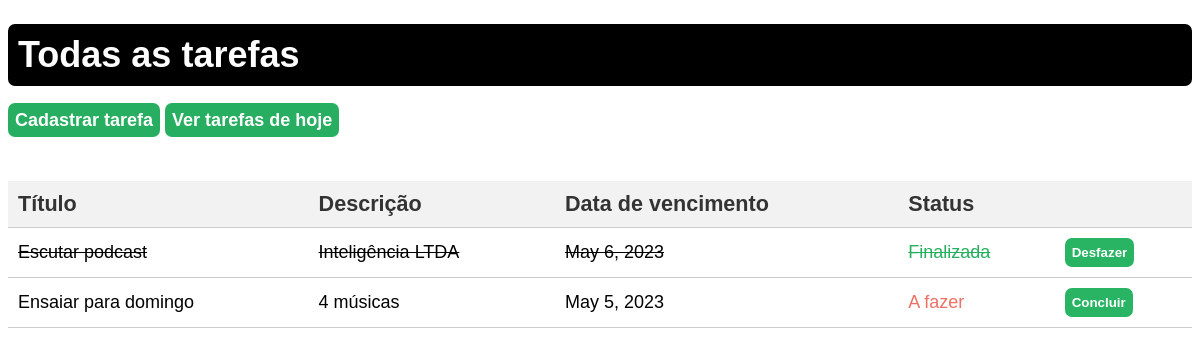
The page /tarefas/ on the database as committed earlier.
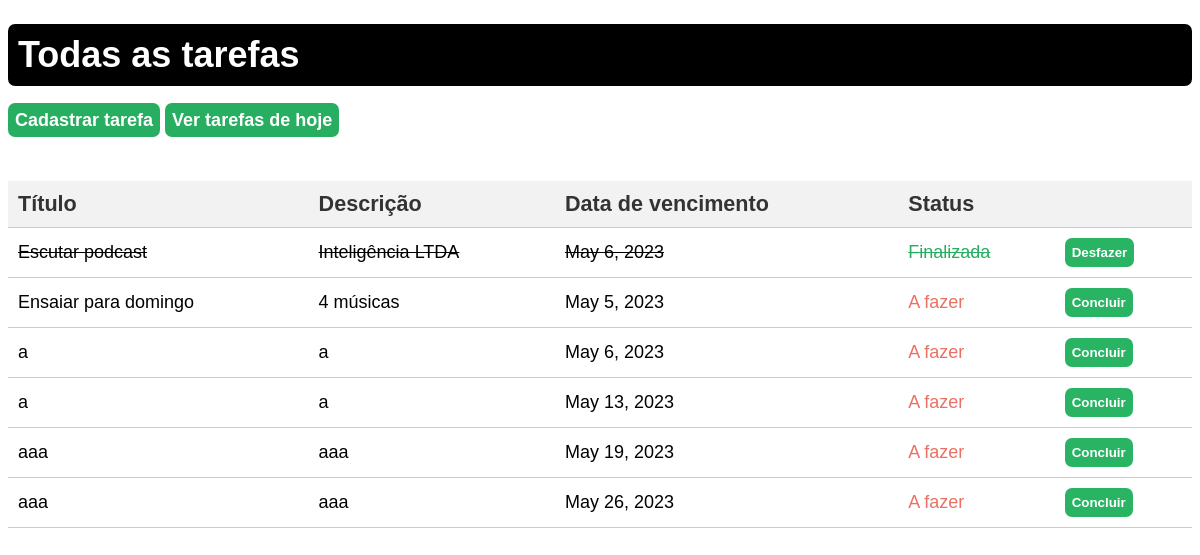
The same page on the database as committed later.
### tasksapp/models.py (models this page shows, shortened)
class TaskModel(models.Model):
    title = models.CharField(max_length=256)
    description = models.TextField(blank=True, null=True)
    due_date = models.DateField(blank=True, null=True)
    completed = models.BooleanField(default=False)

### tasksapp/views.py (the view)
# urls.py: path('tarefas/', views.all_tasks)
def all_tasks(request):
    tasks = TaskModel.objects.all()
    return render(request, 'tasksapp/tasks.html', {'tasks': tasks})

### tasksapp/templates/tasksapp/tasks.html (shortened to what this page needs)
<!DOCTYPE html>
<html>
    <head>
    </head>
    <body>
        <h1>Todas as tarefas</h1>
        <a href="/cadastro">Cadastrar tarefa</a>
        <a href="/">Ver tarefas de hoje</a>
        <table>
            <thead>
                <tr>
                    <th>Título</th>
                    <th>Descrição</th>
                    <th>Data de vencimento</th>
                    <th>Status</th>
                    <th></th>
                </tr>
            </thead>
            <tbody>
                {% for task in tasks %}
                    <tr>
                        {% if task.completed == True %}
                            <td class="done-task">{{ task.title }}</td>
                            <td class="done-task">{{ task.description }}</td>
                            <td class="done-task">{{ task.due_date }}</td>
                            <td class="done-task finished-status">Finalizada</td>
                            <td class="task-to-do undo-button"><button>Desfazer</button></td>
                        {% endif %}
                        {% if task.completed == False %}
                            <td class="task-to-do">{{ task.title }}</td>
                            <td class="task-to-do">{{ task.description }}</td>
                            <td class="task-to-do">{{ task.due_date }}</td>
                            <td class="task-to-do to-do-status">A fazer</td>
                            <td class="task-to-do do-button"><button>Concluir</button></td>
                        {% endif %}
                    </tr>
                {% endfor %}
            </tbody>
        </table>
    </body>
</html>

Rows that differ between the two databases and show on the page:
added TaskModel: title "a", description "a", due_date "May 6, 2023"
added TaskModel: title "a", description "a", due_date "May 13, 2023"
added TaskModel: title "aaa", description "aaa", due_date "May 19, 2023"
added TaskModel: title "aaa", description "aaa", due_date "May 26, 2023"
